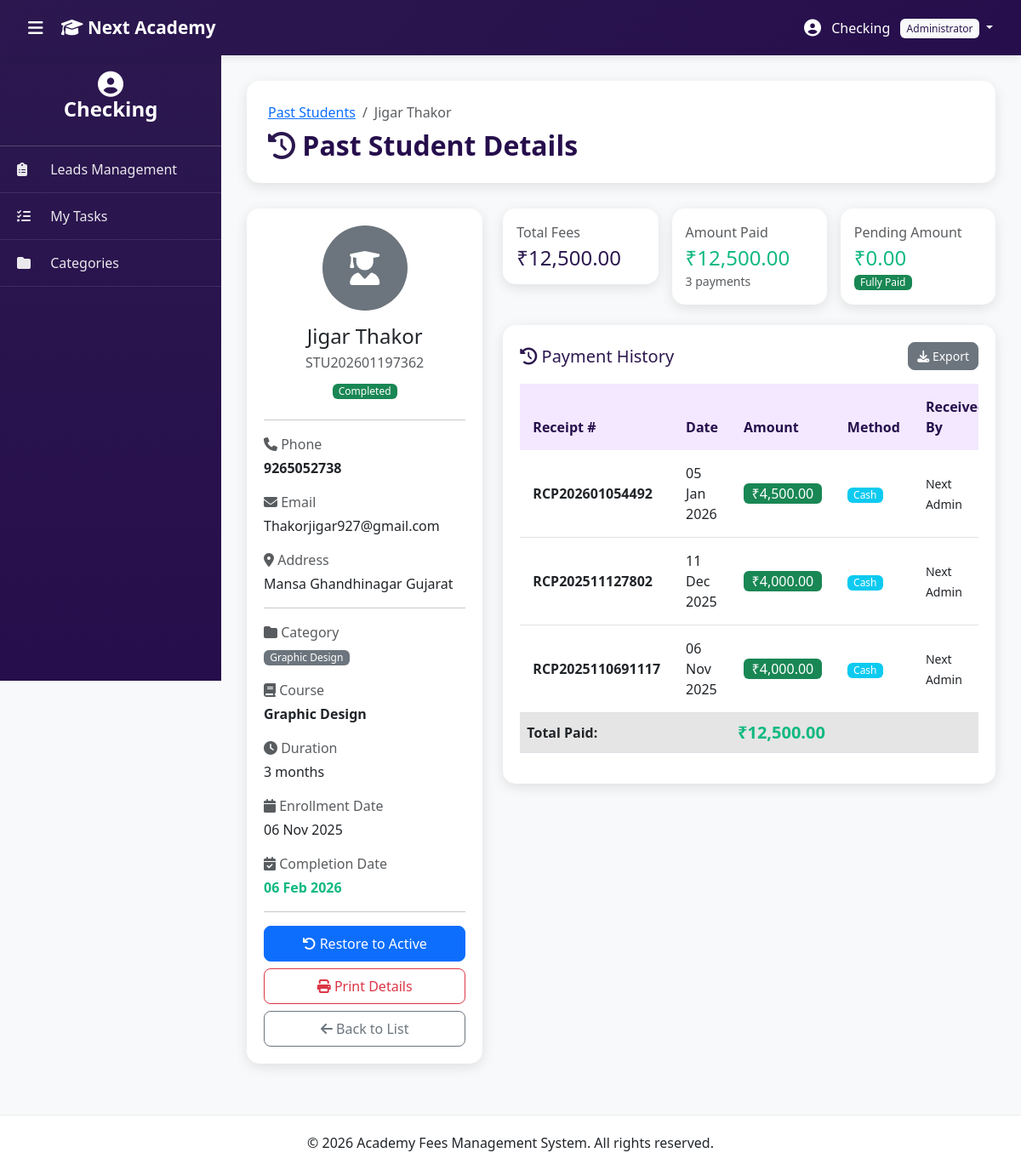
The page /admin/past_student_details.php?id=3 (signed in) on the database its author committed.
### tables this page shows
CREATE TABLE `students` (
  `id` int(11) NOT NULL,
  `inquiry_id` int(11) DEFAULT NULL,
  `student_code` varchar(20) NOT NULL,
  `full_name` varchar(100) NOT NULL,
  `email` varchar(100) DEFAULT NULL,
  `phone` varchar(20) NOT NULL,
  `address` text DEFAULT NULL,
  `birthdate` date DEFAULT NULL,
  `photo` varchar(255) DEFAULT NULL,
  `category_id` int(11) NOT NULL,
  `course_id` int(11) NOT NULL,
  `duration_months` int(11) NOT NULL,
  `batch` enum('Morning','Evening') DEFAULT 'Morning',
  `total_fees` decimal(10,2) NOT NULL,
  `enrollment_date` date NOT NULL,
  `monthly_due_day` tinyint(4) DEFAULT NULL,
  `completion_date` date DEFAULT NULL,
  `status` enum('Active','Hold','Completed','Dropped','Deleted') DEFAULT 'Active',
  `hold_start_date` date DEFAULT NULL,
  `hold_reason` text DEFAULT NULL,
  `resume_date` date DEFAULT NULL,
  `total_hold_days` int(11) DEFAULT 0,
  `username` varchar(50) DEFAULT NULL,
  `password` varchar(255) DEFAULT NULL,
  `login_enabled` tinyint(1) DEFAULT 0,
  `last_login` timestamp NULL DEFAULT NULL,
  `portal_last_login` timestamp NULL DEFAULT NULL,
  `created_at` timestamp NULL DEFAULT current_timestamp(),
  `updated_at` timestamp NULL DEFAULT current_timestamp() ON UPDATE current_timestamp()
);

CREATE TABLE `categories` (
  `id` int(11) NOT NULL,
  `name` varchar(100) NOT NULL,
  `description` text DEFAULT NULL,
  `status` enum('Active','Inactive') DEFAULT 'Active',
  `created_at` timestamp NULL DEFAULT current_timestamp(),
  `updated_at` timestamp NULL DEFAULT current_timestamp() ON UPDATE current_timestamp()
);

CREATE TABLE `courses` (
  `id` int(11) NOT NULL,
  `category_id` int(11) NOT NULL,
  `name` varchar(150) NOT NULL,
  `description` text DEFAULT NULL,
  `status` enum('Active','Inactive') DEFAULT 'Active',
  `created_at` timestamp NULL DEFAULT current_timestamp(),
  `updated_at` timestamp NULL DEFAULT current_timestamp() ON UPDATE current_timestamp()
);

CREATE TABLE `payments` (
  `id` int(11) NOT NULL,
  `student_id` int(11) NOT NULL,
  `amount_paid` decimal(10,2) NOT NULL,
  `payment_date` date NOT NULL,
  `payment_method` enum('Cash','Bank Transfer','Card','UPI','Other') DEFAULT 'Cash',
  `receipt_number` varchar(50) DEFAULT NULL,
  `notes` text DEFAULT NULL,
  `created_by` int(11) NOT NULL,
  `created_at` timestamp NULL DEFAULT current_timestamp()
);

### admin/past_student_details.php (the view, shortened to what this page needs)
<?php
include 'includes/header.php';
$student_id = isset($_GET['id']) ? (int)$_GET['id'] : 0;
$student = $conn->query("
    SELECT s.*, c.name as course_name, cat.name as category_name
    FROM students s
    JOIN courses c ON s.course_id = c.id
    JOIN categories cat ON s.category_id = cat.id
    WHERE s.id = $student_id
    AND s.status IN ('Completed', 'Dropped', 'Deleted')
")->fetch_assoc();
$has_photo = !empty($student['photo']) && file_exists($student['photo']);
$payment_summary = $conn->query("
    SELECT
        COALESCE(SUM(amount_paid), 0) as total_paid,
        COUNT(*) as payment_count
    FROM payments
    WHERE student_id = $student_id
")->fetch_assoc();
$total_paid = $payment_summary['total_paid'] ?? 0;
$pending = $student['total_fees'] - $total_paid;
$payments = $conn->query("
    SELECT p.*, a.full_name as admin_name
    FROM payments p
    JOIN admins a ON p.created_by = a.id
    WHERE p.student_id = $student_id
    ORDER BY p.payment_date DESC, p.created_at DESC
");
$payment_status = 'Pending';
if ($pending <= 0) $payment_status = 'Fully Paid';
elseif ($total_paid > 0) $payment_status = 'Partial';
?>
<div class="page-header">
    <nav aria-label="breadcrumb">
        <ol class="breadcrumb mb-2">
            <li class="breadcrumb-item"><a href="past_students.php">Past Students</a></li>
            <li class="breadcrumb-item active"><?php echo htmlspecialchars($student['full_name']); ?></li>
        </ol>
    </nav>
    <h2><i class="fas fa-history text-purple"></i> Past Student Details</h2>
</div>
<div class="row g-4">
    <div class="col-lg-4">
        <div class="table-card">
            <div class="text-center mb-3">
                <?php if ($has_photo): ?>
                    <img src="<?php echo htmlspecialchars($student['photo']); ?>"
                         alt="Student Photo"
                         class="rounded-circle mb-3"
                         style="width: 150px; height: 150px; object-fit: cover; border: 5px solid #6c757d;">
                <?php else: ?>
                    <div class="bg-secondary text-white rounded-circle d-inline-flex align-items-center justify-content-center" style="width: 100px; height: 100px; font-size: 40px;">
                        <i class="fas fa-user-graduate"></i>
                    </div>
                <?php endif; ?>
                <h4 class="mt-3 mb-1"><?php echo htmlspecialchars($student['full_name']); ?></h4>
                <p class="text-muted mb-2"><?php echo $student['student_code']; ?></p>
                <?php
                $status_class = 'secondary';
                if ($student['status'] === 'Completed') $status_class = 'success';
                ?>
                <span class="badge bg-<?php echo $status_class; ?> mb-2"><?php echo $student['status']; ?></span>
            </div>
            <hr>
            <div class="mb-3">
                <label class="text-muted mb-1"><i class="fas fa-phone"></i> Phone</label>
                <p class="mb-0"><strong><?php echo htmlspecialchars($student['phone']); ?></strong></p>
            </div>
            <?php if ($student['email']): ?>
            <div class="mb-3">
                <label class="text-muted mb-1"><i class="fas fa-envelope"></i> Email</label>
                <p class="mb-0"><?php echo htmlspecialchars($student['email']); ?></p>
            </div>
            <?php endif; ?>
            <?php if ($student['address']): ?>
            <div class="mb-3">
                <label class="text-muted mb-1"><i class="fas fa-map-marker-alt"></i> Address</label>
                <p class="mb-0"><?php echo htmlspecialchars($student['address']); ?></p>
            </div>
            <?php endif; ?>
            <hr>
            <div class="mb-3">
                <label class="text-muted mb-1"><i class="fas fa-folder"></i> Category</label>
                <p class="mb-0"><span class="badge bg-secondary"><?php echo htmlspecialchars($student['category_name']); ?></span></p>
            </div>
            <div class="mb-3">
                <label class="text-muted mb-1"><i class="fas fa-book"></i> Course</label>
                <p class="mb-0"><strong><?php echo htmlspecialchars($student['course_name']); ?></strong></p>
            </div>
            <div class="mb-3">
                <label class="text-muted mb-1"><i class="fas fa-clock"></i> Duration</label>
                <p class="mb-0"><?php echo $student['duration_months']; ?> months</p>
            </div>
            <div class="mb-3">
                <label class="text-muted mb-1"><i class="fas fa-calendar"></i> Enrollment Date</label>
                <p class="mb-0"><?php echo date('d M Y', strtotime($student['enrollment_date'])); ?></p>
            </div>
            <?php if ($student['completion_date']): ?>
            <div class="mb-3">
                <label class="text-muted mb-1"><i class="fas fa-calendar-check"></i> Completion Date</label>
                <p class="mb-0"><strong class="text-success"><?php echo date('d M Y', strtotime($student['completion_date'])); ?></strong></p>
            </div>
            <?php endif; ?>
            <hr>
            <div class="d-grid gap-2">
                <?php if ($student['status'] !== 'Deleted'): ?>
                <a href="past_students.php?restore=<?php echo $student_id; ?>" class="btn btn-primary" onclick="return confirm('Restore this student to active list?')">
                    <i class="fas fa-undo"></i> Restore to Active
                </a>
                <?php endif; ?>
                <button class="btn btn-outline-danger" onclick="window.print()">
                    <i class="fas fa-print"></i> Print Details
                </button>
                <a href="past_students.php" class="btn btn-outline-secondary">
                    <i class="fas fa-arrow-left"></i> Back to List
                </a>
            </div>
        </div>
    </div>
    <div class="col-lg-8">
        <div class="row g-3 mb-4">
            <div class="col-md-4">
                <div class="card dashboard-card">
                    <div class="card-body">
                        <p class="text-muted mb-1">Total Fees</p>
                        <h4 class="mb-0 text-purple">₹<?php echo number_format($student['total_fees'], 2); ?></h4>
                    </div>
                </div>
            </div>
            <div class="col-md-4">
                <div class="card dashboard-card">
                    <div class="card-body">
                        <p class="text-muted mb-1">Amount Paid</p>
                        <h4 class="mb-0 text-success">₹<?php echo number_format($total_paid, 2); ?></h4>
                        <small class="text-muted"><?php echo $payment_summary['payment_count']; ?> payments</small>
                    </div>
                </div>
            </div>
            <div class="col-md-4">
                <div class="card dashboard-card">
                    <div class="card-body">
                        <p class="text-muted mb-1">Pending Amount</p>
                        <h4 class="mb-0 <?php echo $pending > 0 ? 'text-danger' : 'text-success'; ?>">
                            ₹<?php echo number_format($pending, 2); ?>
                        </h4>
                        <span class="badge bg-<?php echo $pending > 0 ? 'danger' : 'success'; ?>">
                            <?php echo $payment_status; ?>
                        </span>
                    </div>
                </div>
            </div>
        </div>
        <div class="table-card">
            <div class="d-flex justify-content-between align-items-center mb-3">
                <h5 class="text-purple mb-0"><i class="fas fa-history"></i> Payment History</h5>
                <?php if ($payments->num_rows > 0): ?>
                <button class="btn btn-sm btn-secondary" onclick="exportTableToCSV('paymentHistoryTable', 'past_student_payments.csv')">
                    <i class="fas fa-download"></i> Export
                </button>
                <?php endif; ?>
            </div>
            <?php if ($payments->num_rows > 0): ?>
            <div class="table-responsive">
                <table class="table table-hover" id="paymentHistoryTable">
                    <thead>
                        <tr>
                            <th>Receipt #</th>
                            <th>Date</th>
                            <th>Amount</th>
                            <th>Method</th>
                            <th>Received By</th>
                        </tr>
                    </thead>
                    <tbody>
                        <?php while ($payment = $payments->fetch_assoc()): ?>
                        <tr>
                            <td><strong><?php echo htmlspecialchars($payment['receipt_number'] ?? 'N/A'); ?></strong></td>
                            <td><?php echo date('d M Y', strtotime($payment['payment_date'])); ?></td>
                            <td><span class="badge bg-success fs-6">₹<?php echo number_format($payment['amount_paid'], 2); ?></span></td>
                            <td><span class="badge bg-info"><?php echo $payment['payment_method']; ?></span></td>
                            <td><small><?php echo htmlspecialchars($payment['admin_name']); ?></small></td>
                        </tr>
                        <?php endwhile; ?>
                    </tbody>
                    <tfoot>
                        <tr class="table-active">
                            <td colspan="2"><strong>Total Paid:</strong></td>
                            <td colspan="4"><strong class="text-success fs-5">₹<?php echo number_format($total_paid, 2); ?></strong></td>
                        </tr>
                    </tfoot>
                </table>
            </div>
            <?php else: ?>
            <div class="alert alert-info">
                <i class="fas fa-info-circle"></i> No payments recorded for this student.
            </div>
            <?php endif; ?>
        </div>
    </div>
</div>
<?php include 'includes/footer.php'; ?>

### admin/assets/css/style.css (style rules this page uses)
:root { --purple-primary: #2c184f; --purple-dark: #260e4c; --purple-light: #8e73e0; --purple-lighter: #d6b8f5; --purple-extra-light: #f3e8ff; --sidebar-width: 260px; --navbar-height: 65px; }
* { margin: 0; padding: 0; box-sizing: border-box; }
body { font-family: 'Segoe UI', Tahoma, Geneva, Verdana, sans-serif; background: #f8f9fa; overflow-x: hidden; }
.text-purple { color: var(--purple-primary) !important; }
.dashboard-card { border-radius: 15px; border: none; box-shadow: 0 4px 15px rgba(0, 0, 0, 0.1); transition: transform 0.3s, box-shadow 0.3s; overflow: hidden; }
.table-card { background: white; border-radius: 15px; padding: 20px; box-shadow: 0 4px 15px rgba(0, 0, 0, 0.1); }
.table thead th { background: var(--purple-extra-light); color: var(--purple-dark); font-weight: 600; border: none; padding: 15px; }
.table tbody td { padding: 15px; vertical-align: middle; }
.btn { border-radius: 8px; padding: 8px 16px; font-weight: 500; transition: all 0.3s; }
.btn-sm { padding: 5px 10px; font-size: 0.875rem; }
.badge { padding: 6px 12px; font-weight: 500; border-radius: 6px; }
.page-header { background: white; border-radius: 15px; padding: 25px; margin-bottom: 30px; box-shadow: 0 4px 15px rgba(0, 0, 0, 0.1); }
.page-header h2 { color: var(--purple-dark); margin: 0; font-weight: 600; }
body { overflow-x: hidden; }
.badge { font-size: 0.75rem; padding: 0.25em 0.6em; }
.badge { font-weight: 500; }
.text-success { color: #10b981 !important; }

### rows shown on the page
students: full_name "Jigar Thakor", student_code "STU202601197362", status "Completed", phone "9265052738", email "Thakorjigar927@gmail.com", address "Mansa Ghandhinagar Gujarat", category.name "Graphic Design", course.name "Graphic Design", duration_months "3", enrollment_date "06 Nov 2025", completion_date "06 Feb 2026", total_fees "12,500.00"
payments: receipt_number "RCP202601054492", payment_date "05 Jan 2026", amount_paid "4,500.00", payment_method "Cash", created_by.full_name "Next Admin"
payments: receipt_number "RCP202511127802", payment_date "11 Dec 2025", amount_paid "4,000.00", payment_method "Cash", created_by.full_name "Next Admin"
payments: receipt_number "RCP2025110691117", payment_date "06 Nov 2025", amount_paid "4,000.00", payment_method "Cash", created_by.full_name "Next Admin"

### other values the page prints
$admin['name'] "Checking"
$admin['role'] "Administrator"
$total_paid "12,500.00"
$payment_summary['payment_count'] "3"
$pending "0.00"
$payment_status "Fully Paid"
